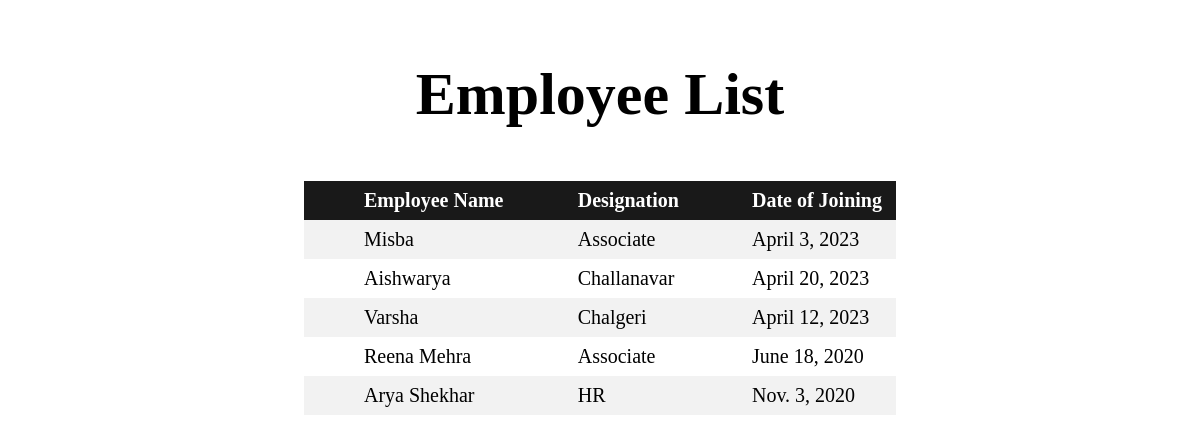
The page /employees on the database its author committed.
### newapp/models.py (models this page shows, shortened)
class employee(models.Model):
    employee_name = models.CharField(max_length=200)
    designation = models.CharField(max_length=200)
    employee_DOB = models.DateField()
    phone = models.CharField(max_length=200)
    email = models.EmailField(max_length=254)
    DOJ = models.DateField()
    gender = models.CharField(max_length=20)
    salary = models.CharField(max_length=20)

### newapp/views.py (the view)
# urls.py: path('employees', views.viewemp, name='view-employees'),
def viewemp(request):
    employees = employee.objects.all()
    return render(request, 'viewemployees.html', {'employees': employees})

### templates/viewemployees.html (shortened to what this page needs)
<!DOCTYPE html>
<html>
<head>
</head>
<body>
<div class="header">
  <h2>Employee List</h2>
</div>
<table>
  <tr>
    <th>Employee Name</th>
    <th>Designation</th>
    <th>Date of Joining</th>
  </tr>
  {% for employee in employees reversed %}
  <tr>
            <td>{{employee.employee_name}}</td>
            <td>{{employee.designation}}</td>
            <td>{{employee.DOJ}}</td>
  </tr>
  {% endfor %}
</table>
</body>
</html>

### templates/viewemployees.html (style rules this page uses)
table { border-collapse: collapse; width: 50%; margin-left: auto; margin-right: auto; }
.header { padding: 2px; font-size: 40px; text-align: center; background: white; }
th, td { text-align: left; font-size: 20px; padding: 8px; padding-left: 60px; }
tr:nth-child(even) { background-color: #f2f2f2 }
th { background-color: #191919; color: white; }

### rows shown on the page
employee: employee_name "Misba", designation "Associate", DOJ "April 3, 2023"
employee: employee_name "Aishwarya", designation "Challanavar", DOJ "April 20, 2023"
employee: employee_name "Varsha", designation "Chalgeri", DOJ "April 12, 2023"
employee: employee_name "Reena Mehra", designation "Associate", DOJ "June 18, 2020"
employee: employee_name "Arya Shekhar", designation "HR", DOJ "Nov. 3, 2020"
